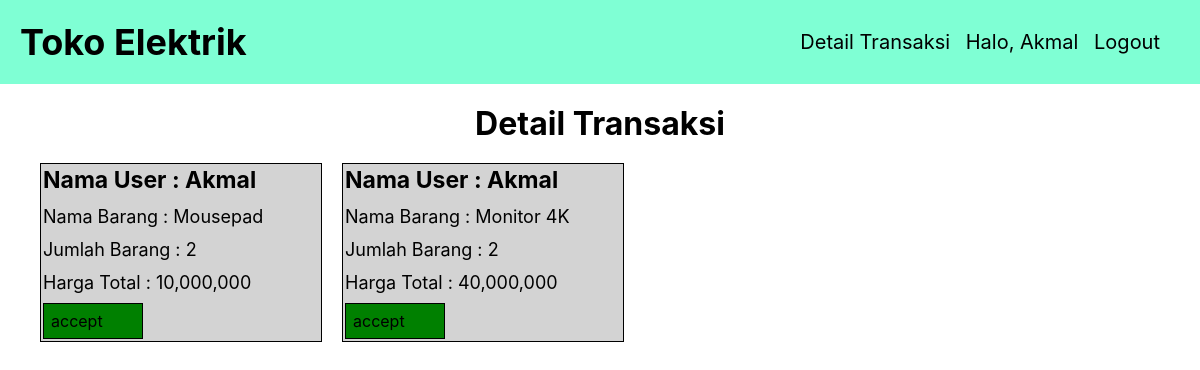
The app's page /detail_transaksi.php (signed in) with its own data.
### tables this page shows
CREATE TABLE `transaksi` (
  `id_transaksi` int(11) NOT NULL,
  `id_barang` varchar(20) NOT NULL,
  `id_user` varchar(20) NOT NULL,
  `tgl_transaksi` date NOT NULL,
  `total_harga` int(11) NOT NULL,
  `jumlah_barang` int(11) NOT NULL,
  `status` enum('pending','accept','reject') NOT NULL
);

### function/transaksi.php (called while the page is built, shortened)
<?php
    function tampilkan_transaksi_user($nama){
        global $conn;
        $query = "SELECT * FROM transaksi WHERE id_user='$nama'";
        $result = mysqli_query($conn, $query);
        $rows = [];
        while ($row = mysqli_fetch_assoc($result)) {
            $rows[] = $row;
        }
        return $rows;
    }
?>

### detail_transaksi.php (the view, shortened to what this page needs)
<?php
    $nama = $_SESSION['user'];
    $transaksi = tampilkan_transaksi_user($nama);
    require_once ("view/header.php");
    require_once ("view/navbar.php");
?>
<div class="container">
    <h1 class="text-center">Detail Transaksi</h1>
    <div class="product container">
    <?php foreach ($transaksi as $row) : ?>
    <div class="card">
        <h3 class="card-title">Nama User : <?= $row['id_user'] ?></h3>
        <p class="card-text">Nama Barang : <?= $row['id_barang'] ?></p>
        <p class="card-text">Jumlah Barang : <?= $row['jumlah_barang'] ?></p>
        <p class="card-text">Harga Total : <?= number_format($row['total_harga']) ?></p>
        <?php if ($row['status'] == "accept") : ?>
        <p class="btn btn-success" style="margin: 2px;"><?= $row['status'] ?></p>
        <?php elseif ($row['status'] == "reject") : ?>
        <p class="btn btn-danger" style="margin: 2px;"><?= $row['status'] ?></p>
        <?php else: ?>
        <p class="btn btn-warning" style="margin: 2px;"><?= $row['status'] ?></p>
        <?php endif; ?>
    </div>
    <?php endforeach; ?>
</div>
</div>
<?php
    require_once ("view/footer.php");
?>

### view/style.css (style rules this page uses)
* { margin: 0; padding: 0; font-family: -apple-system, BlinkMacSystemFont, "Segoe UI", Roboto, Oxygen, Ubuntu, Cantarell, "Open Sans", "Helvetica Neue", sans-serif; }
.btn { display: block; padding: 7px; width: 30%; }
.btn-success { background-color: green; color: black; border: 1px black solid; }
.container { padding: 20px; }
.text-center { text-align: center; }
.product { display: flex; align-items: center; flex-wrap: wrap; }
.card { border: 1px solid black; width: 25%; background-color: lightgray; margin-right: 20px; margin-bottom: 30px; }
.card .card-title { padding: 2px; font-size: 23px; margin-bottom: 8px; }
.card .card-text { padding: 2px; font-size: 18px; margin-bottom: 8px; }

### records on screen
transaksi: id_user "Akmal", id_barang "Mousepad", jumlah_barang "2", total_harga "10,000,000", status "accept"
transaksi: id_user "Akmal", id_barang "Monitor 4K", jumlah_barang "2", total_harga "40,000,000", status "accept"

### other values on screen
$_SESSION['user'] "Akmal"
